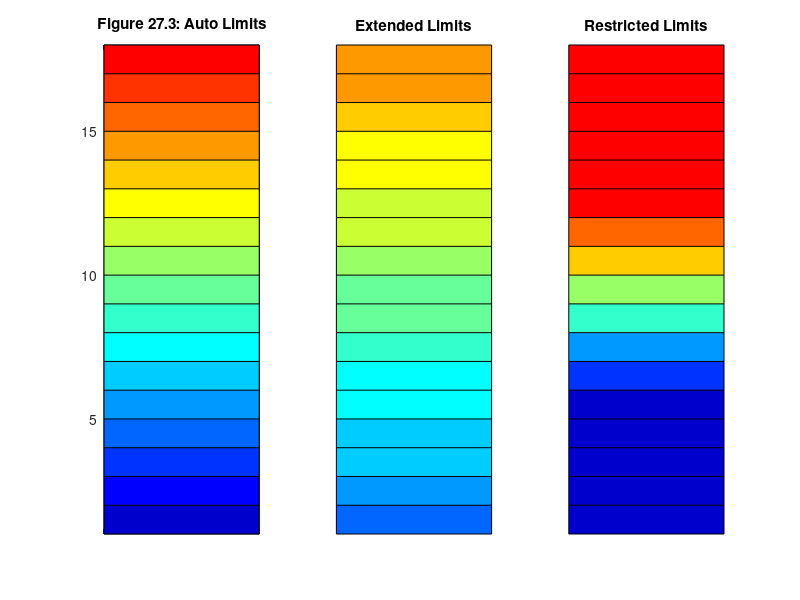

Recreate this plot in MATLAB.
% MATLAB Script: ColormapColumns.m

N = 17;
data = [1:N+1;1:N+1]';

subplot(1,3,1)
colormap(jet(N))
pcolor(data)
set(gca,'XtickLabel','')
title('Figure 27.3: Auto Limits')
caxis auto      % automatic limits (default)

subplot(1,3,2)
pcolor(data)
axis off
title('Extended Limits')
caxis([-5,N+5]) % extend the color limits

subplot(1,3,3)
pcolor(data)
axis off
title('Restricted Limits')
caxis([5,N-5])  % restrict the color limits
